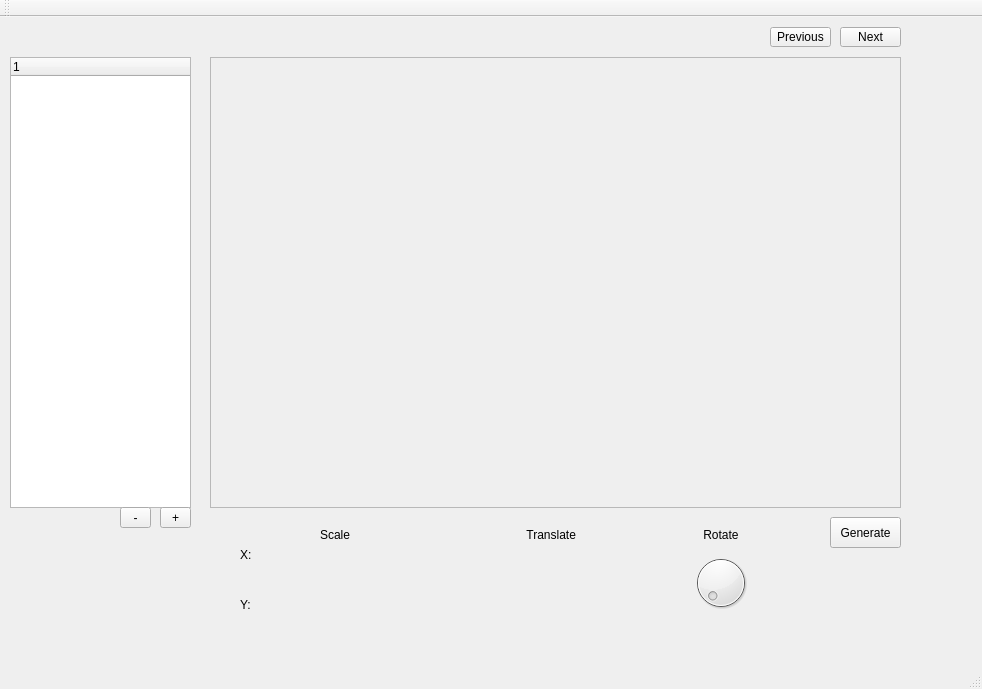
<?xml version="1.0" encoding="UTF-8"?>
<ui version="4.0">
 <class>sceneGraphLibClass</class>
 <widget class="QMainWindow" name="sceneGraphLibClass">
  <property name="geometry">
   <rect>
    <x>0</x>
    <y>0</y>
    <width>982</width>
    <height>689</height>
   </rect>
  </property>
  <property name="windowTitle">
   <string>sceneGraphLib</string>
  </property>
  <widget class="QWidget" name="centralWidget">
   <widget class="QPushButton" name="pushButton">
    <property name="geometry">
     <rect>
      <x>830</x>
      <y>500</y>
      <width>71</width>
      <height>31</height>
     </rect>
    </property>
    <property name="text">
     <string>Generate</string>
    </property>
   </widget>
   <widget class="QTreeWidget" name="treeWidget">
    <property name="geometry">
     <rect>
      <x>10</x>
      <y>40</y>
      <width>181</width>
      <height>451</height>
     </rect>
    </property>
    <column>
     <property name="text">
      <string notr="true">1</string>
     </property>
    </column>
   </widget>
   <widget class="Phonon::SeekSlider" name="ScaleX">
    <property name="geometry">
     <rect>
      <x>270</x>
      <y>530</y>
      <width>131</width>
      <height>19</height>
     </rect>
    </property>
   </widget>
   <widget class="QToolButton" name="remove">
    <property name="geometry">
     <rect>
      <x>120</x>
      <y>490</y>
      <width>31</width>
      <height>21</height>
     </rect>
    </property>
    <property name="text">
     <string>-</string>
    </property>
   </widget>
   <widget class="Phonon::SeekSlider" name="ScaleY">
    <property name="geometry">
     <rect>
      <x>270</x>
      <y>578</y>
      <width>131</width>
      <height>21</height>
     </rect>
    </property>
   </widget>
   <widget class="QPushButton" name="pushButton_2">
    <property name="geometry">
     <rect>
      <x>840</x>
      <y>10</y>
      <width>61</width>
      <height>20</height>
     </rect>
    </property>
    <property name="text">
     <string>Next</string>
    </property>
   </widget>
   <widget class="QPushButton" name="pushButton_3">
    <property name="geometry">
     <rect>
      <x>770</x>
      <y>10</y>
      <width>61</width>
      <height>20</height>
     </rect>
    </property>
    <property name="text">
     <string>Previous</string>
    </property>
   </widget>
   <widget class="QToolButton" name="add">
    <property name="geometry">
     <rect>
      <x>160</x>
      <y>490</y>
      <width>31</width>
      <height>21</height>
     </rect>
    </property>
    <property name="text">
     <string>+</string>
    </property>
   </widget>
   <widget class="QDial" name="Rotate">
    <property name="geometry">
     <rect>
      <x>690</x>
      <y>530</y>
      <width>61</width>
      <height>71</height>
     </rect>
    </property>
   </widget>
   <widget class="Phonon::SeekSlider" name="TransformX">
    <property name="geometry">
     <rect>
      <x>480</x>
      <y>530</y>
      <width>131</width>
      <height>19</height>
     </rect>
    </property>
    <property name="Scale X" stdset="0">
     <string>Scale X</string>
    </property>
   </widget>
   <widget class="Phonon::SeekSlider" name="TransformY">
    <property name="geometry">
     <rect>
      <x>480</x>
      <y>580</y>
      <width>131</width>
      <height>19</height>
     </rect>
    </property>
   </widget>
   <widget class="QLabel" name="label">
    <property name="geometry">
     <rect>
      <x>240</x>
      <y>530</y>
      <width>41</width>
      <height>16</height>
     </rect>
    </property>
    <property name="text">
     <string>X:</string>
    </property>
   </widget>
   <widget class="QLabel" name="label_2">
    <property name="geometry">
     <rect>
      <x>240</x>
      <y>580</y>
      <width>41</width>
      <height>16</height>
     </rect>
    </property>
    <property name="text">
     <string>Y:</string>
    </property>
   </widget>
   <widget class="QLabel" name="label_3">
    <property name="geometry">
     <rect>
      <x>320</x>
      <y>510</y>
      <width>31</width>
      <height>16</height>
     </rect>
    </property>
    <property name="text">
     <string>Scale</string>
    </property>
   </widget>
   <widget class="QLabel" name="label_4">
    <property name="geometry">
     <rect>
      <x>520</x>
      <y>510</y>
      <width>61</width>
      <height>16</height>
     </rect>
    </property>
    <property name="text">
     <string>  Translate</string>
    </property>
   </widget>
   <widget class="QLabel" name="label_5">
    <property name="geometry">
     <rect>
      <x>700</x>
      <y>510</y>
      <width>41</width>
      <height>16</height>
     </rect>
    </property>
    <property name="text">
     <string> Rotate</string>
    </property>
   </widget>
   <widget class="QFrame" name="frame">
    <property name="geometry">
     <rect>
      <x>210</x>
      <y>40</y>
      <width>691</width>
      <height>451</height>
     </rect>
    </property>
    <property name="frameShape">
     <enum>QFrame::StyledPanel</enum>
    </property>
    <property name="frameShadow">
     <enum>QFrame::Raised</enum>
    </property>
    <widget class="MyGLWidget" name="MainWindow" native="true">
     <property name="geometry">
      <rect>
       <x>0</x>
       <y>0</y>
       <width>691</width>
       <height>451</height>
      </rect>
     </property>
    </widget>
   </widget>
  </widget>
  <widget class="QMenuBar" name="menuBar">
   <property name="geometry">
    <rect>
     <x>0</x>
     <y>0</y>
     <width>982</width>
     <height>21</height>
    </rect>
   </property>
  </widget>
  <widget class="QToolBar" name="mainToolBar">
   <attribute name="toolBarArea">
    <enum>TopToolBarArea</enum>
   </attribute>
   <attribute name="toolBarBreak">
    <bool>false</bool>
   </attribute>
  </widget>
  <widget class="QStatusBar" name="statusBar"/>
 </widget>
 <layoutdefault spacing="6" margin="11"/>
 <customwidgets>
  <customwidget>
   <class>Phonon::SeekSlider</class>
   <extends>QWidget</extends>
   <header location="global">phonon/seekslider.h</header>
  </customwidget>
  <customwidget>
   <class>MyGLWidget</class>
   <extends>QWidget</extends>
   <header>myglwidget.h</header>
   <container>1</container>
  </customwidget>
 </customwidgets>
 <resources>
  <include location="scenegraphlib.qrc"/>
 </resources>
 <connections/>
</ui>
